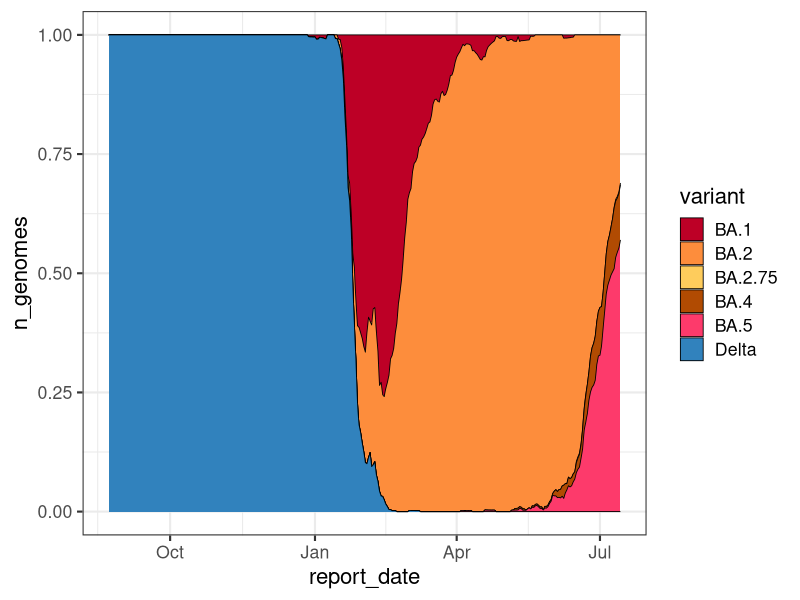

Source code (R):
## ---- chunk 1
knitr::opts_chunk$set(
  fig.path = "images/"
)
## ---- chunk 2
library(lubridate)
library(tidyr)
library(ggplot2)


voc <- read.csv("data/community_variant_counts.csv")
voc$report_date <- ymd(voc$report_date)
tidy_voc <- pivot_longer(voc, !report_date, names_to = "variant", values_to = "n_genomes")

voc_pal <-   c(`Delta` = "#3182bd", 
               `BA.1` = "#bd0026", 
               `BA.2` = "#fd8d3c", 
               `BA.4` = "#B14B02",
               `BA.5` = "#FD3A6B",
               `BA.2.75` = "#fecc5c"
)


ggplot(tidy_voc, aes(report_date, n_genomes, fill=variant)) + 
    geom_area(position = 'fill', colour='black', size=0.3) +
    scale_fill_manual(values=voc_pal)+
    theme_bw(base_size = 16)  
